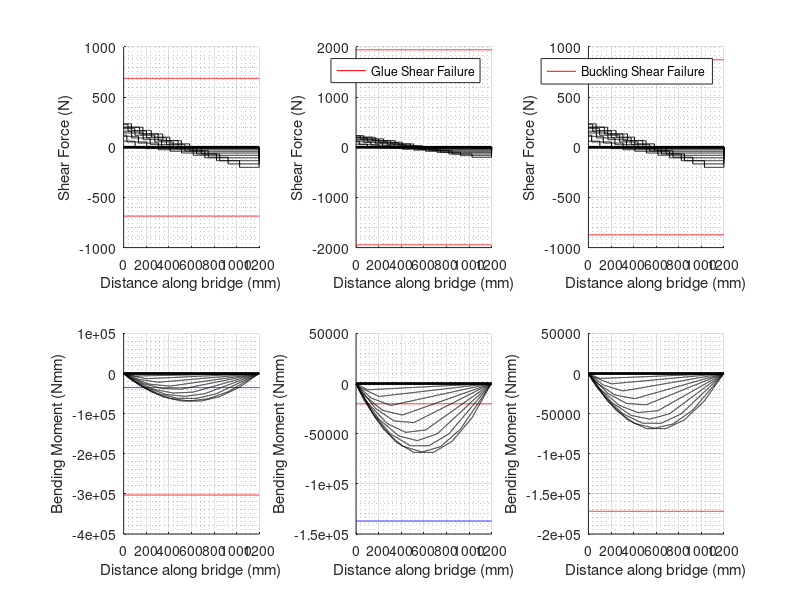

Here is the MATLAB script that generated this plot:

%% 0. Initialize Parameters
% 

L = 1200; % Length of bridge
n = 1200; % Discretize into 1 mm seg.
P = 400; % Total weight of train [N]
x = linspace(0, L, n+1); % x-axis
%% 1. SFD, BMD under train loading
% 

x_train = [52 228 392 568 732 908]; % Train Load Locations
x_train = x_train + 120;  % centre the train on the bridge
P_train = [1 1 1 1 1 1] * P/6;
n_train = 10; % num of train locations
SFDi = zeros(n_train, n+1); % 1 SFD for each train loc.
BMDi = zeros(n_train, n+1); % 1 BMD for each train loc.
% Solve for SFD and BMD with the train at different locations

for i = 1:n_train
    % % start location of train
    % train_pos = x_train - (n_train - i) * L / n_train
    % train_pos = x_train - (i-1)*L/(2*n_train)
    i;
    train_pos = x_train - (i-1)*x_train(end)/n_train;

    % sum of moments at A eqn
    real_train_pos = train_pos(train_pos >= 0 & train_pos <= L);
    real_P = P_train(train_pos >= 0 & train_pos <= L);
    moment_A = sum(real_train_pos.*real_P);

    % sum of Fy eqn
    By = moment_A / L;
    Ay = sum(real_P) - By;

    % construct applied loads
    % w(x)
    SFDi(i, 1) = Ay;
    next_ind = 1;
    for xi = 2:n
        SFDi(i, xi) = SFDi(i, xi-1);
        if next_ind <= length(real_P) & xi >= real_train_pos(next_ind)
            SFDi(i, xi) = SFDi(i, xi) - real_P(next_ind);
            next_ind = next_ind + 1;
        end
    end
    SFDi(i, end) = SFDi(i, end-1) + By;
    BMDi(i,:) = cumsum(-SFDi(i,:).*(L/n));
end

for i = 1:n_train
    plot(x, SFDi(i,:), DisplayName="n\_train="+i)
    hold on
end
% legend()
title("SFDi")
xlabel("Bridge location (mm)")
ylabel("Shear force (N)")
hold off

for i = 1:n_train
    plot(x, BMDi(i,:), DisplayName="n\_train="+i)
    hold on
end
% legend()
title("BMDi")
xlabel("Position of front of train (mm)")
ylabel("Bending moment (Nmm)")
hold off


SFD = max(abs(SFDi)) % SFD envelope
BMD = min(BMDi) % BMD envelope

plot(x, SFD)
title("SFE")
xlabel("Bridge location")
ylabel("Max shear force (N)")

plot(x, BMD)
title("BME")
xlabel("Bridge location")
ylabel("Max bending moment (Nmm)")
%% 2. Define Bridge Parameters

% = xc, bft, tft,
% param_tf = [0, 100, 1.27;
%         400, 100, 2.54;
%         800, 100, 1.27];  this is me experimenting with changing
%         cross-sections; for now we don't need this but the code is
%         written to work with changing cross-sections as well

% = x_c, b, h
% param_tf = [0, 100, 1.27];
% param_glue = [0, 5, 1.27];
% param_side = [0, 1.27, 75];
% param_bot = [0, 80-1.27*2, 1.27];

param_tf = [0, 100, 1.27];
param_glue = [0, 5, 1.27];
param_side = [0, 1.27, 75];
param_bot = [0, 80-1.27*2, 1.27];

%x_c Location, x, of cross-section change
%bft Top Flange Width
%tft Top Flange Thickness

% % Extracting user input assuming linear relationship
% bft = interp1(param(:,1), param(:,2), x)
% tft = interp1(param(:,1), param(:,3), x)

btf = zeros(1, n+1);
ttf = zeros(1, n+1);
bglue = zeros(1, n+1);
hglue = zeros(1, n+1);
bside = zeros(1, n+1);
hside = zeros(1, n+1);
bbot = zeros(1, n+1);
hbot = zeros(1, n+1);

btf(1,1) = param_tf(1,2);
ttf(1,1) = param_tf(1,3);
bglue(1,1) = param_glue(1,2);
hglue(1,1) = param_glue(1,3);
bside(1,1) = param_side(1,2);
hside(1,1) = param_side(1,3);
bbot(1,1) = param_bot(1,2);
hbot(1,1) = param_bot(1,3);

next_ind_tf = 2;
next_ind_glue = 2;
next_ind_side = 2;
next_ind_bot = 2;
for i = 2 : n+1
    btf(1, i) = btf(1, i-1);
    ttf(1, i) = ttf(1, i-1);
    bglue(1, i) = bglue(1, i-1);
    hglue(1, i) = hglue(1, i-1);
    bside(1, i) = bside(1, i-1);
    hside(1, i) = hside(1, i-1);
    bbot(1, i) = bbot(1, i-1);
    hbot(1, i) = hbot(1, i-1);

    if next_ind_tf <= length(param_tf(:,1)) & i >= param_tf(next_ind_tf, 1)
        btf(1, i) = param_tf(next_ind_tf, 2);
        ttf(1, i) = param_tf(next_ind_tf, 3);
        next_ind_tf = next_ind_tf + 1;
    end
    if next_ind_glue <= length(param_glue(:,1)) & i >= param_glue(next_ind_glue, 1)
        bglue(1, i) = param_glue(next_ind_glue, 2);
        hglue(1, i) = param_glue(next_ind_glue, 3);
        next_ind_glue = next_ind_glue + 1;
    end
    if next_ind_side <= length(param_side(:,1)) & i >= param_side(next_ind_side, 1)
        bside(1, i) = param_side(next_ind_side, 2);
        hside(1, i) = param_side(next_ind_side, 3);
        next_ind_side = next_ind_side + 1;
    end
    if next_ind_bot <= length(param_bot(:,1)) & i >= param_bot(next_ind_bot, 1)
        bbot(1, i) = param_bot(next_ind_bot, 2);
        hbot(1, i) = param_bot(next_ind_bot, 3);
        next_ind_bot = next_ind_bot + 1;
    end
end

%% 3. Calculate Sectional Properties
% 

% ybar. location of centroidal axis from the bottom

Aside = bside .* hside
yside = hside ./ 2
Iside = bside .* (hside.^3) ./ 12

Abot = bbot .* hbot
ybot = hbot ./ 2
Ibot = bbot .* (hbot.^3) ./ 12

Atf = btf .* ttf
ytf = hside + ttf./2
Itf = btf .* (ttf.^3) ./ 12

Aglue = bglue .* hglue
yglue = hside - hglue./2
Iglue = bglue .* (hglue.^3) ./ 12

ybar = (2.*Aside.*yside + Abot.*ybot + Atf.*ytf + 2.*Aglue.*yglue) ./ (2.*Aside + Abot + Atf + 2.*Aglue)
ybartotop = ytf + yside - ybar

% I
I = 2.*Iside + 2.*Iglue + Itf + Ibot ...
    + 2.*Aside.*(yside-ybar).^2 + 2.*Aglue.*(yglue-ybar).^2 + Atf.*(ytf-ybar).^2 + Abot.*(ybot-ybar).^2

% Q at centroidal axes
Qcent = 2.*ybar.*bside.*ybar./2 + Abot.*(ybar-hbot./2)
% Q at glue location
Qglue = Atf.*(ybartotop - ytf./2)

%% 4. Calculate Applied Stress

% S: sigma (flexural stress)   T: tau (shear stress)

S_top = BMD.*(ybartotop)./I
max(S_top)
S_bot = BMD.*ybar./I
T_cent = SFD.*Qcent./(I.*(2.*bside))
T_glue = SFD.*Qglue./(I.*(2.*bglue))
%% 5. Material and Thin Plate Buckling Capacities
% 

E = 4000;
mu = 0.2;
S_tens = 30;
S_comp = 6;
T_max = 4;
T_gmax = 2;
S_buck1 = 4*pi^2*E/(12*(1-mu^2)) * (ttf./(bbot+2.*bside)).^2
S_buck2 = 0.425*pi^2*E/(12*(1-mu^2)) * (ttf./((btf-bbot-2.*bside)./2)).^2
S_buck3 = 6*pi^2*E/(12*(1-mu^2)) * (bside./(hside-ybar)).^2
T_buck = 5*pi^2*E/(12*(1-mu^2)) * ((bside./hside).^2 + (bside./400).^2)
%% 6. FOS
% 

FOS_tens = S_tens / max(S_bot)
FOS_comp = S_comp / max(S_top)
FOS_shear = T_max / max(T_cent)
FOS_glue = T_gmax / max(T_glue)
FOS_buck1 = S_comp / max(S_buck1)
FOS_buck2 = S_comp / max(S_buck2)
FOS_buck3 = S_comp / max(S_buck3)
FOS_buckV = T_max / max(T_buck)
%% 7. Min FOS and the failure load Pfail
% 

minFOS = min([FOS_tens, FOS_comp, FOS_shear, FOS_glue, FOS_buck1, FOS_buck2, FOS_buck3, FOS_buckV])
Pf = minFOS*P
%% 8. Vfail and Mfail
% 

Mf_tens = -S_tens.*I./ybar
Mf_comp = -S_comp.*I./ybartotop
Vf_shear = T_max.*I.*2.*bside ./ Qcent;
Vf_glue = T_gmax.*I.*2.*bglue ./ Qglue;
Mf_buck1 = -S_buck1.*I./ ybartotop;
Mf_buck2 = -S_buck2.*I./ ybartotop;
Mf_buck3 = -S_buck3.*I./ ybartotop; % not sure about ybartotop here
Vf_buckV = T_buck.*I.*2.*bside ./ Qcent
%% 9. Output plots of Vfail and Mfail
% 

subplot(2,3,1)
hold on; grid on; grid minor;
plot(x, Vf_shear, 'r')
plot(x, -Vf_shear, 'r')
plot(x, SFDi, 'k');
plot([0, L], [0, 0], 'k', 'LineWidth', 2)
% legend('Matboard Shear Failure')
xlabel('Distance along bridge (mm)')
ylabel('Shear Force (N)')

subplot(2,3,2)
hold on; grid on; grid minor;
plot(x, Vf_glue, 'r')
plot(x, -Vf_glue, 'r')
plot(x, SFDi, 'k');
plot([0, L], [0, 0], 'k', 'LineWidth', 2)
legend('Glue Shear Failure')
xlabel('Distance along bridge (mm)')
ylabel('Shear Force (N)')

subplot(2,3,3)
hold on; grid on; grid minor;
plot(x, Vf_buckV, 'r')
plot(x, -Vf_buckV, 'r')
plot(x, SFDi, 'k');
plot([0, L], [0, 0], 'k', 'LineWidth', 2)
legend('Buckling Shear Failure')
xlabel('Distance along bridge (mm)')
ylabel('Shear Force (N)')

subplot(2,3,4)
hold on; grid on; grid minor;
plot(x, Mf_tens, 'r')
plot(x, Mf_comp, 'b')
plot(x, BMDi, 'k');
plot([0, L], [0, 0], 'k', 'LineWidth', 2)
% legend('Matboard Tension Failure')
% legend('Matboard Compression Failure')
xlabel('Distance along bridge (mm)')
ylabel('Bending Moment (Nmm)')

subplot(2,3,5)
hold on; grid on; grid minor;
plot(x, Mf_buck1, 'r')
plot(x, Mf_buck2, 'b')
plot(x, BMDi, 'k');
plot([0, L], [0, 0], 'k', 'LineWidth', 2)
% legend('Matboard Buckling Failure, Top Flange - Mid')
% legend('Matboard Buckling Failure, Top Flange - Sides')
xlabel('Distance along bridge (mm)')
ylabel('Bending Moment (Nmm)')

subplot(2,3,6)
hold on; grid on; grid minor;
plot(x, Mf_buck3, 'r')
plot(x, BMDi, 'k');
plot([0, L], [0, 0], 'k', 'LineWidth', 2)
% legend('Matboard Buckling Failure, Webs')
xlabel('Distance along bridge (mm)')
ylabel('Bending Moment (Nmm)')